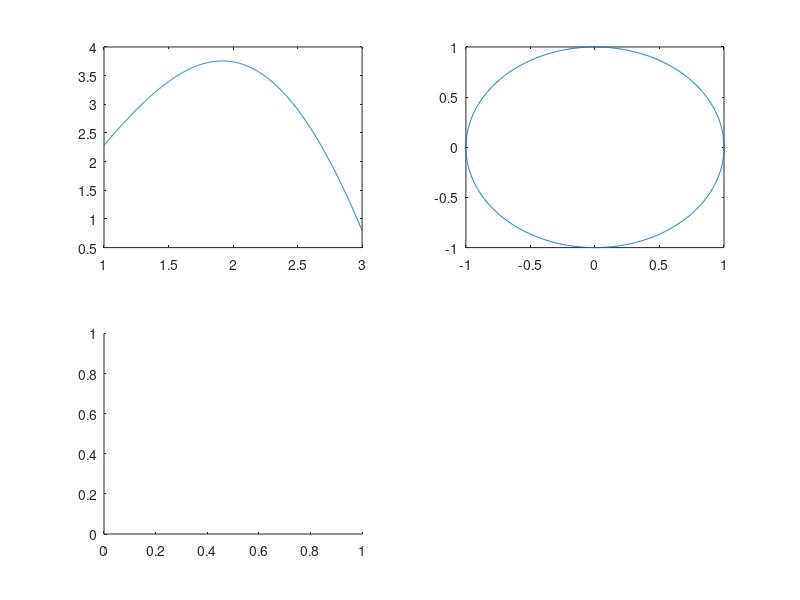

Recreate this plot in MATLAB. (Note: this script raises an error after producing the figure.)

f = @(x)sin(x) .* exp(sqrt(x)); % x \in [1, 3]
g = {@(t)cos(t), @(t)sin(t)}; % t \in [0, 2*pi]
h = {@(t)cos(t), @(t)sin(t), @(t)t}; % t \in [0, 10*pi]
k = @(x, y)(x.^2 + y.^2)/(1 + x + y); % x \in [0, 1], y \in [0, 1]

subplot(2, 2, 1); 
x1 = linspace(1, 3, 1000); 
plot(x1, f(x1)); 

subplot(2, 2, 2); 
t2 = linspace(0, 2*pi, 1000); 
plot(g{1}(t2), g{2}(t2));

subplot(2, 2, 3); 
fplot3(h{1}, h{2}, h{3}, [0, 10*pi]);

subplot(2, 2, 4); 
x4range = linspace(0, 1, 100); 
y4range = linspace(0, 1, 100); 
[X, Y] = meshgrid(x4range, y4range); 
Z = k(X, Y); 
% mesh(Z);
surf(Z)
